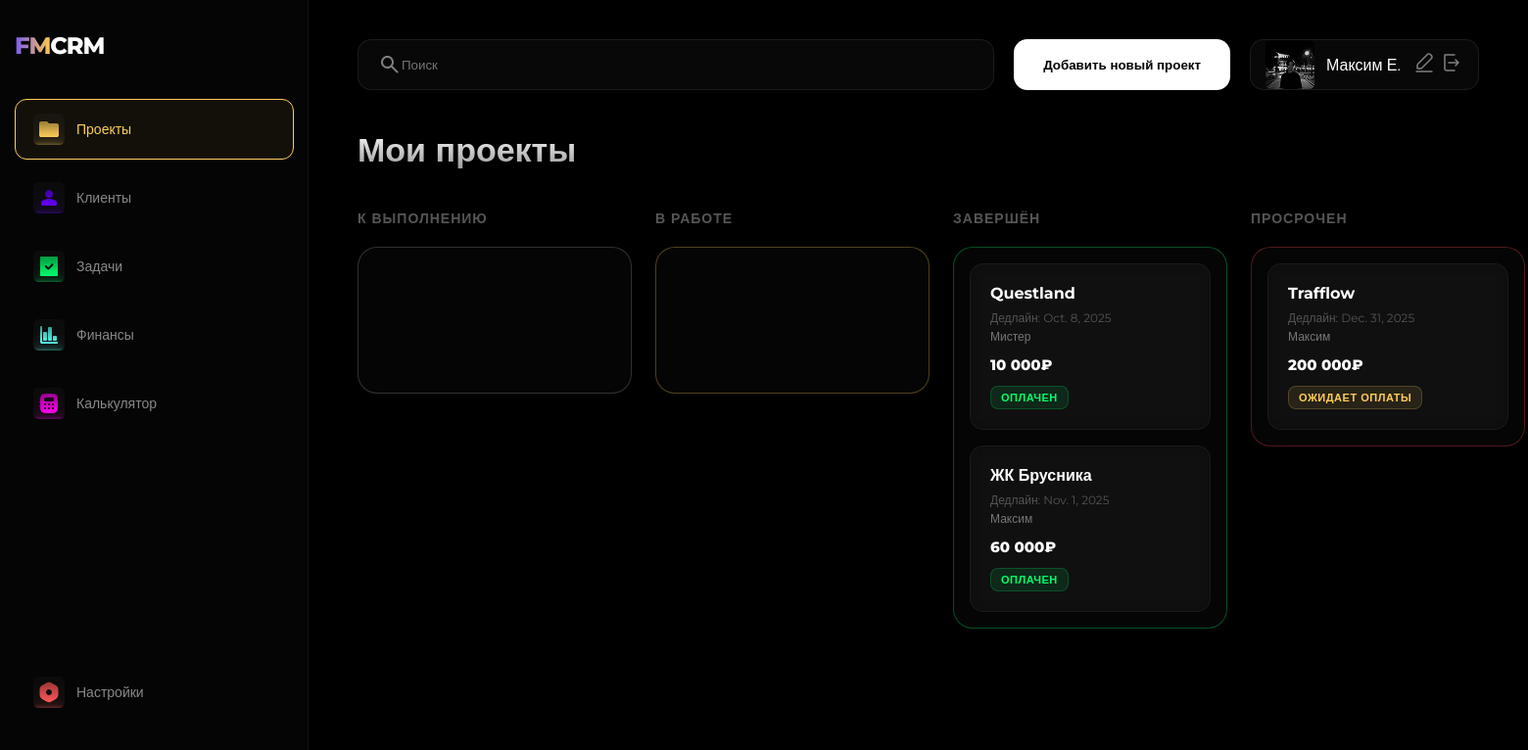
Before: / with the older database file.
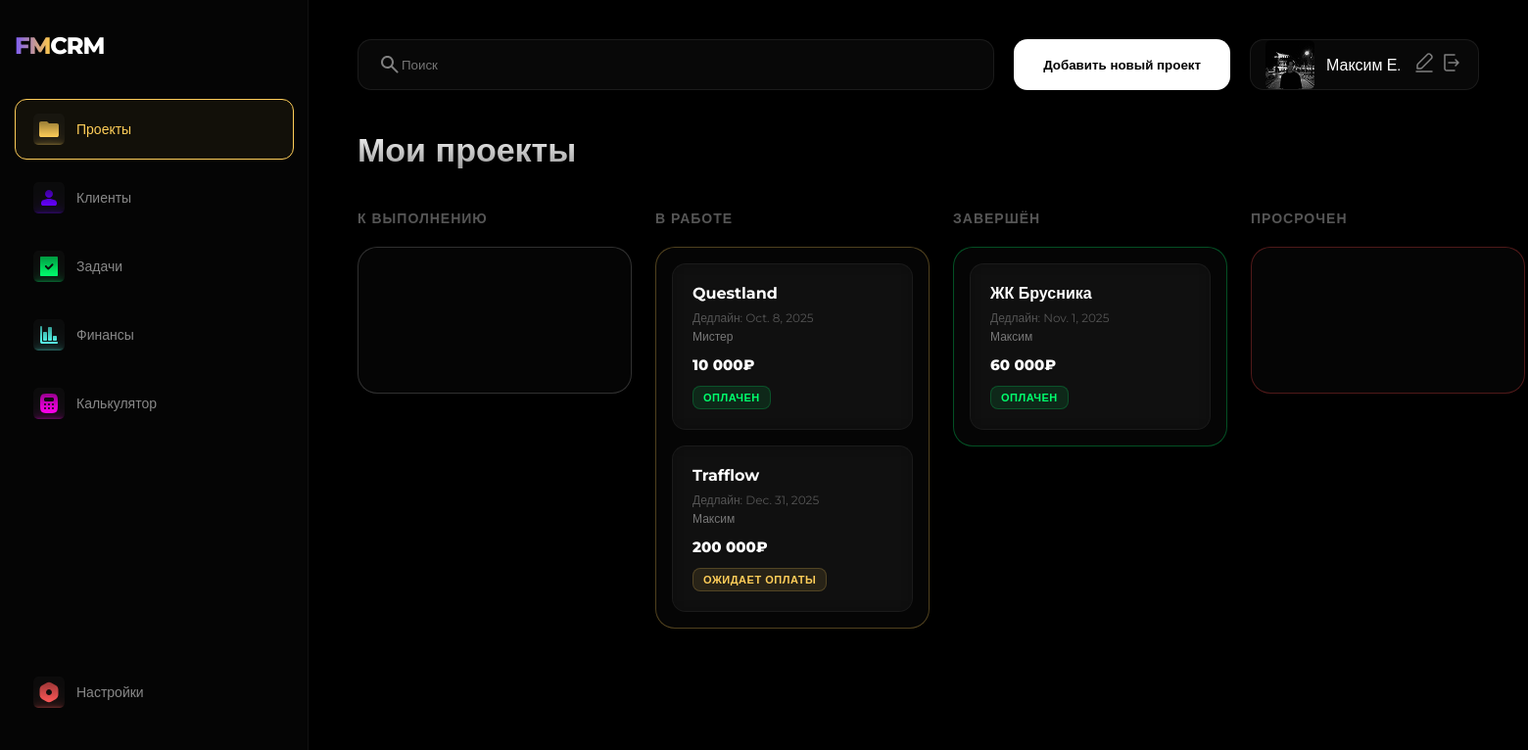
After: the same page with the newer database file.
### crm/models.py (models this page shows, shortened)
class Project(models.Model):
    STATUS_CHOICES = (
        ('planned', 'К выполнению'),
        ('inwork', 'В работе'),
        ('done', 'Завершён'),
        ('overdue', 'Просрочен'),
        ('paused', 'Приостановлен'),
    )
    PAYMENT_CHOICES = (
        ('paid', 'Оплачен'),
        ('not-paid', 'Не оплачен'),
        ('pending', 'Ожидает оплаты'),
    )
    title = models.CharField(max_length=200, verbose_name="Название проекта")
    client = models.ForeignKey(
        Client,
        on_delete=models.SET_NULL,
        null=True,
        blank=True,
        related_name='projects',
        verbose_name="Клиент"
    )
    description = models.TextField(blank=True, null=True, verbose_name="Описание проекта")
    status = models.CharField(max_length=20, choices=STATUS_CHOICES, default='planned', verbose_name="Статус")
    budget = models.DecimalField(max_digits=10, decimal_places=2, null=True, blank=True, verbose_name="Бюджет")
    start_date = models.DateField(null=True, blank=True, verbose_name="Дата начала")
    end_date = models.DateField(null=True, blank=True, verbose_name="Дата завершения")
    payment_status = models.CharField(max_length=20, choices=PAYMENT_CHOICES, default='not-paid', verbose_name="Оплата")
    order = models.PositiveIntegerField(default=0, verbose_name="Позиция")
    def get_payment_status_display(self):
        return dict(self.PAYMENT_CHOICES).get(self.payment_status, '—')
    class Meta:
        ordering = ['status', 'order', 'id']

class Client(models.Model):
    name = models.CharField(max_length=200, verbose_name="Имя/Компания")
    contact_person = models.CharField(max_length=200, blank=True, null=True, verbose_name="Контактное лицо")
    email = models.EmailField(blank=True, null=True, verbose_name="Email")
    phone = models.CharField(max_length=20, blank=True, null=True, verbose_name="Телефон")
    telegram = models.CharField(max_length=100, blank=True, null=True, verbose_name="Telegram")
    is_vip = models.BooleanField(default=False, verbose_name="VIP статус")
    created_at = models.DateTimeField(auto_now_add=True, verbose_name="Дата добавления")
    class Meta:
        verbose_name = "Клиент"
        verbose_name_plural = "Клиенты"
        ordering = ['name']

### crm/views.py (the view)
# urls.py: path('', views.projects, name='projects'),
def projects(request):
    planned = Project.objects.filter(status='planned').order_by('order', 'id')
    inwork  = Project.objects.filter(status='inwork').order_by('order', 'id')
    done    = Project.objects.filter(status='done').order_by('order', 'id')
    overdue = Project.objects.filter(status='overdue').order_by('order', 'id')
    paused  = Project.objects.filter(status='paused').order_by('order', 'id')
    return render(request, 'projects.html', {
        'planned': planned,
        'inwork': inwork,
        'done': done,
        'overdue': overdue,
        'paused': paused,
    })

### crm/templatetags/format_currency.py (called while the page is built)
@register.filter
def format_currency(value):
    try:
        value = int(float(value))
        formatted = f"{value:,}".replace(",", " ") + "₽"
        return formatted
    except (ValueError, TypeError):
        return "—"

### templates/projects.html (shortened to what this page needs)
{% extends 'base.html' %}
{% load static format_currency %}
{% block content %}
<div class="topbar">
    <div class="search-bar">
        <img src="{% static 'icons/search.svg' %}" alt="Поиск" class="icon">
        <input type="text" placeholder="Поиск">
    </div>
    <button class="add-project-btn">Добавить новый проект</button>
    <div class="profile-bar">
        <img src="{% static 'icons/avatar.png' %}" alt="Аватар" class="avatar">
        <span class="username" title="Имя пользователя">Максим Е.</span>
        <div class="profile-actions">
            <img src="{% static 'icons/edit.svg' %}" alt="Редактировать" class="icon-btn">
            <img src="{% static 'icons/logout.svg' %}" alt="Выход" class="icon-btn">
        </div>
    </div>
</div>
<h1>Мои проекты</h1>
<div class="kanban-board">
    <div class="kanban-column" data-status="planned">
        <div class="kanban-column-header"><h2>К выполнению</h2></div>
        <div class="kanban-cards">
        </div>
    </div>
    <div class="kanban-column" data-status="inwork">
        <div class="kanban-column-header"><h2>В работе</h2></div>
        <div class="kanban-cards">
            {% for project in inwork %}
                <div class="project-card"
                     draggable="true"
                     data-project-id="{{ project.id }}">
                    <div class="title">{{ project.title }}</div>
                    <div class="deadline">Дедлайн: {{ project.end_date|default:"—" }}</div>
                    <div class="client">{{ project.client.name|default:"Нет клиента" }}</div>
                    <div class="cost">{{ project.budget|format_currency|default:"—" }}</div>
                    <div class="payment-status {{ project.payment_status|default:'not-paid' }}">
                        {{ project.get_payment_status_display|default:"Не оплачен" }}
                    </div>
                </div>
            {% endfor %}
        </div>
    </div>
    <div class="kanban-column" data-status="done">
        <div class="kanban-column-header"><h2>Завершён</h2></div>
        <div class="kanban-cards">
            {% for project in done %}
                <div class="project-card"
                     draggable="true"
                     data-project-id="{{ project.id }}">
                    <div class="title">{{ project.title }}</div>
                    <div class="deadline">Дедлайн: {{ project.end_date|default:"—" }}</div>
                    <div class="client">{{ project.client.name|default:"Нет клиента" }}</div>
                    <div class="cost">{{ project.budget|format_currency|default:"—" }}</div>
                    <div class="payment-status {{ project.payment_status|default:'not-paid' }}">
                        {{ project.get_payment_status_display|default:"Не оплачен" }}
                    </div>
                </div>
            {% endfor %}
        </div>
    </div>
    <div class="kanban-column" data-status="overdue">
        <div class="kanban-column-header"><h2>Просрочен</h2></div>
        <div class="kanban-cards">
            {% for project in overdue %}
                <div class="project-card"
                     draggable="true"
                     data-project-id="{{ project.id }}">
                    <div class="title">{{ project.title }}</div>
                    <div class="deadline">Дедлайн: {{ project.end_date|default:"—" }}</div>
                    <div class="client">{{ project.client.name|default:"Нет клиента" }}</div>
                    <div class="cost">{{ project.budget|format_currency|default:"—" }}</div>
                    <div class="payment-status {{ project.payment_status|default:'not-paid' }}">
                        {{ project.get_payment_status_display|default:"Не оплачен" }}
                    </div>
                </div>
            {% endfor %}
        </div>
    </div>
</div>
{% endblock %}

Changed rows visible on the page:
changed Project "Questland": moves from the list under "ЗАВЕРШЁН" to the list under "В РАБОТЕ"
changed Project "Trafflow": moves from the list under "ПРОСРОЧЕН" to the list under "В РАБОТЕ"
